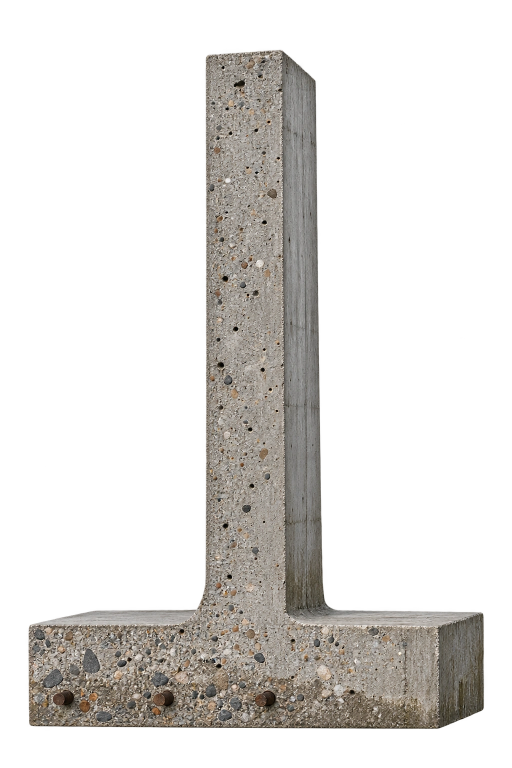
#> input picture production/episodes/flood-control-proof/art-v2/assets/wall.webp, 1024 x 1536 px (shown at 1/2 size); its folder holds 3 pictures in this run
$ python render_art_v2.py
#> lines starting #> are read from the running program, lines starting #| are printed output that depends on the picture; after the words box and inside, x2 and y2 are one past the last pixel; in counts of white or black regions, pixels touching at a corner belong together
from pathlib import Path
import os,hashlib,json,math
import numpy as np
from PIL import Image,ImageDraw,ImageFont,ImageFilter,ImageChops,ImageEnhance
HERE=Path(__file__).resolve().parent;OUT=HERE/'review';OUT.mkdir(exist_ok=True)
ROOT=Path(os.environ.get('CURIO_REPO_ROOT',str(HERE.parents[3])))
FP=ROOT/'production/pre-render/pilot-20261016/cold-metal-pilot/art-v1/assets'
N=(13,28,43);I=(245,240,231);G=(200,162,107);C=(213,120,100);B=(139,207,221)
W,H=1080,1920
RNG=np.random.default_rng(20261020)
def font(s,serif=False,weight=650):
 f=ImageFont.truetype(str(FP/('Playfair900.ttf' if serif else 'Manrope.ttf')),s)
 if not serif:f.set_variation_by_axes([weight])
 return f
def text(im,x,y,s,size=28,col=I,serif=False,anchor=None):ImageDraw.Draw(im).text((x,y),s,font=font(size,serif),fill=col,anchor=anchor)
def heading(im,ss):
 for i,s in enumerate(ss):text(im,62,158+i*88,s,78,I,True)
def tag(im,x,y,s,col=G,size=25):
 d=ImageDraw.Draw(im);w=d.textbbox((0,0),s,font=font(size))[2]+28;d.rectangle((x,y,x+w,y+size+22),fill=col);text(im,x+14,y+7,s,size,N)
def base(kind,light=False):
 im=Image.new('RGB',(W,H),I if light else N);d=ImageDraw.Draw(im)
 # Object surfaces carry material; background stays stable and subordinate.
 if not light:
  for y in range(310,1850,120):d.line((0,y,1080,y-36),fill=(17,34,49),width=1)
 col=N if light else I
 text(im,62,52,'CURIO BUREAU',22,G);text(im,1018,52,kind,19,col,anchor='ra');d.line((62,98,1018,98),fill=G,width=2)
 text(im,1018,112,'CONCEPTUAL ILLUSTRATION',23,C if light else G,anchor='ra')
 text(im,62,1824,'NOT A REAL PROJECT · NOT A HYDRAULIC RESULT',22,col)
 text(im,62,1864,'STATIC ART v2 / MOTION, FOCUS AND SOUND PENDING',19,col)
 return im
def caption(im,s,y=965):
 d=ImageDraw.Draw(im);w=d.textbbox((0,0),s,font=font(33))[2]+34;x=(W-w)//2
 d.rectangle((x,y-5,x+w,y+48),fill=(8,20,31));text(im,540,y,s,33,I,anchor='ma')
def cut(name):
#> called with name = 'wall.webp'
 p=Image.open(HERE/'assets'/name).convert('RGBA');a=p.getchannel('A');a=a.point(lambda x:255 if x>235 else 0).filter(ImageFilter.MinFilter(3));p.putalpha(a)
#> in cut, p is the input picture: PIL image 1024x1536 RGBA; mean R, G, B, A 72.7, 69.4, 64.7, 73.8
#> after `a = a.point(lambda x: 255 if x > 235 else 0).filter(ImageFilter.MinFil`:
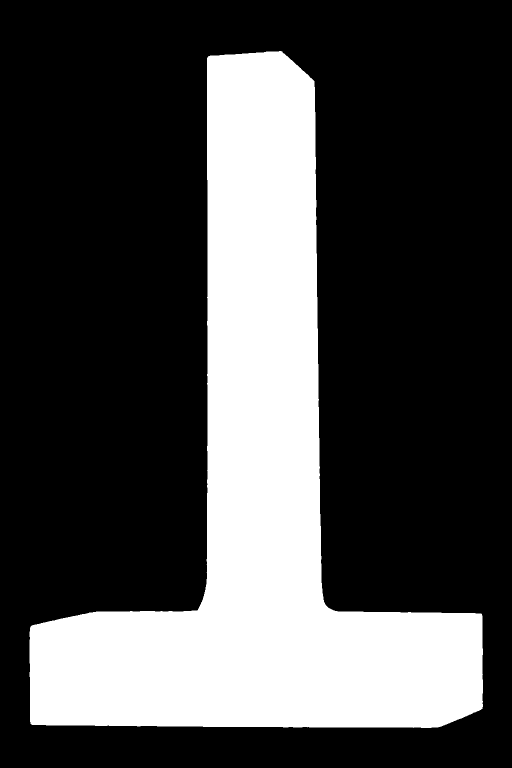
#> a: PIL image 1024x1536 L (shown at 1/2 size); 28.7% white; 1 white region, box (x1, y1, x2, y2) and area: (59, 102, 966, 1456) 451185
 return p.crop(a.getbbox())
wall=cut('wall.webp');home=cut('home.webp');soil=Image.open(HERE/'assets/soil.webp').convert('RGB')
#> call 2 of cut, with name = 'home.webp'
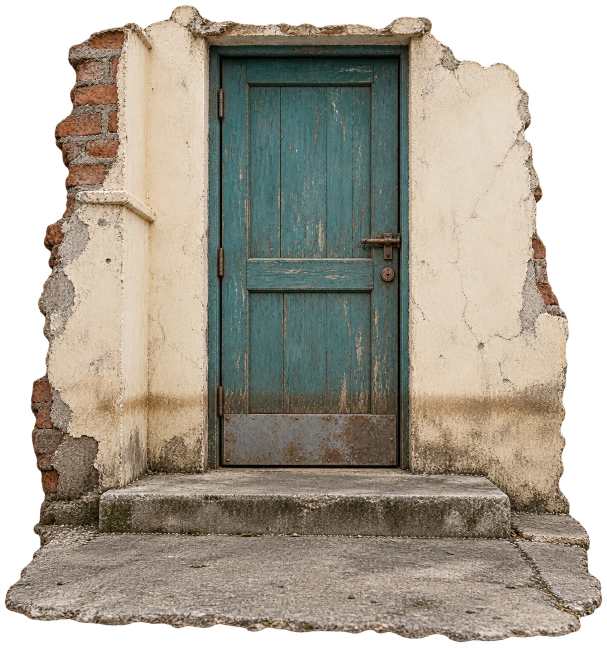
#> input picture production/episodes/flood-control-proof/art-v2/assets/home.webp, 1214 x 1295 px (shown at 1/2 size)
#> in cut, p is the input picture: PIL image 1214x1295 RGBA; mean R, G, B, A 117.9, 110.4, 97.1, 195.8
#> in cut (call 2), `a = a.point(lambda x: 255 if x > 235 else 0).filter(ImageFilter.MinFil`:
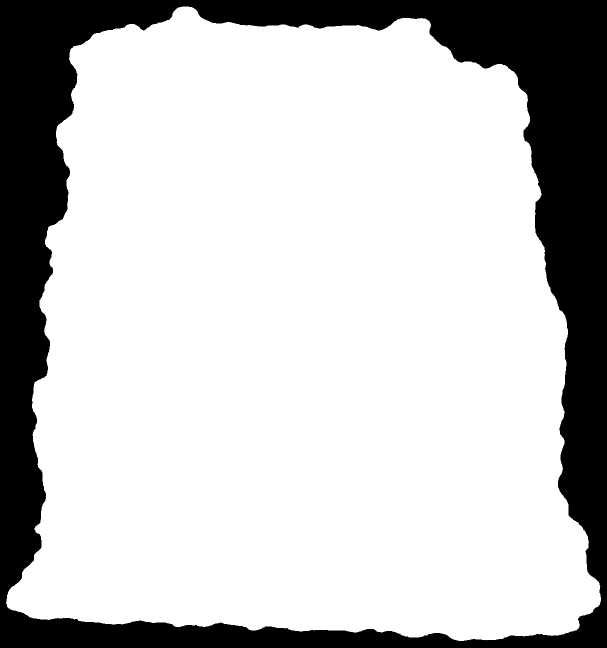
#> a: PIL image 1214x1295 L (shown at 1/2 size); 77% white; 1 black region, box (x1, y1, x2, y2) and area: (0, 0, 1214, 1295) 361017
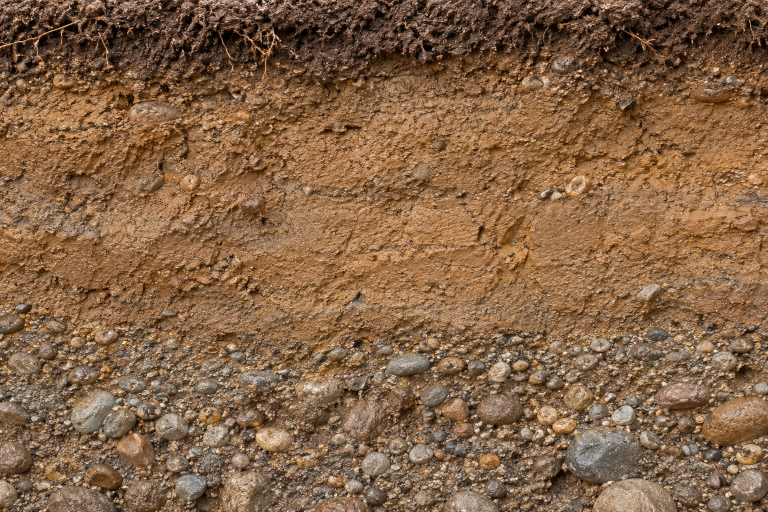
#> input picture production/episodes/flood-control-proof/art-v2/assets/soil.webp, 1536 x 1024 px (shown at 1/2 size)
#> further down, soil is the input picture: PIL image 1536x1024 RGB; mean R, G, B 132.5, 99.8, 70.9
def placed(p,x,y,w=None,h=None):
#> called with x = 155, y = 500, h = 1050
 if h is not None:w=round(p.width*h/p.height)
#> w = 703
 else:h=round(p.height*w/p.width)
 out=Image.new('RGBA',(W,H));p=p.resize((w,h),Image.Resampling.LANCZOS);out.alpha_composite(p,(x,y));return out
#> after `out = Image.new('RGBA', (W, H))`: out: PIL image 1080x1920 RGBA; every value is 0
wallplane=placed(wall,155,500,h=1050);wallmask=wallplane.getchannel('A')
# Same source wall and exact alpha are used in all three main section states.
TERRAIN=Image.new('L',(W,H));ImageDraw.Draw(TERRAIN).polygon([(0,1490),(400,1490),(430,1250),(1080,1250),(1080,1920),(0,1920)],fill=255)
#> after `TERRAIN = Image.new('L', (W, H))`: TERRAIN: PIL image 1080x1920 L; every value is 0
#> after `ImageDraw.Draw(TERRAIN).polygon([(0, 1490), (400, 1490), (430, 1250), `:
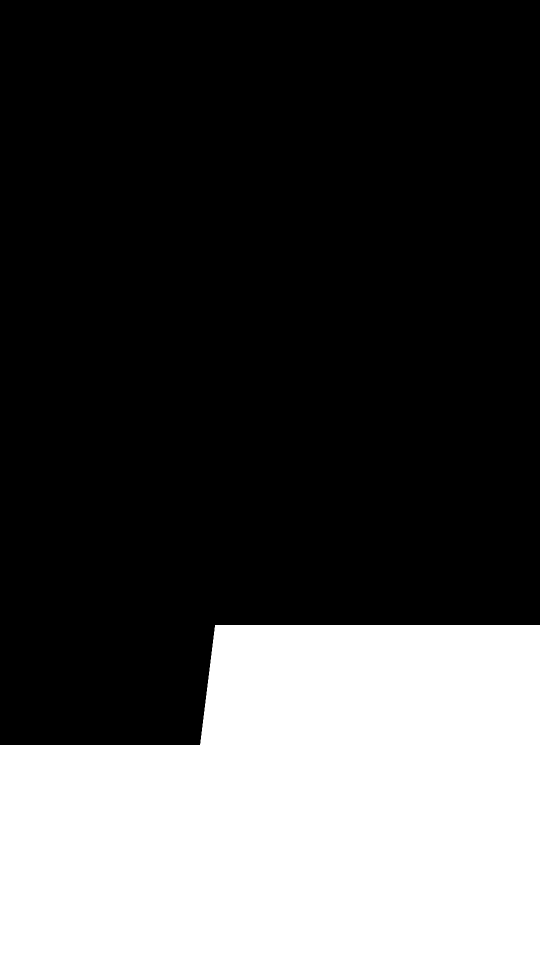
#> TERRAIN: PIL image 1080x1920 L (shown at 1/2 size); 30.1% white; 1 white region, box (x1, y1, x2, y2) and area: (0, 1250, 1080, 1920) 623970
soilplane=Image.new('RGBA',(W,H));s=soil.resize((1080,720),Image.Resampling.LANCZOS);soilplane.paste(s,(0,1200));soilplane.putalpha(TERRAIN)
#> after `soilplane.putalpha(TERRAIN)`:
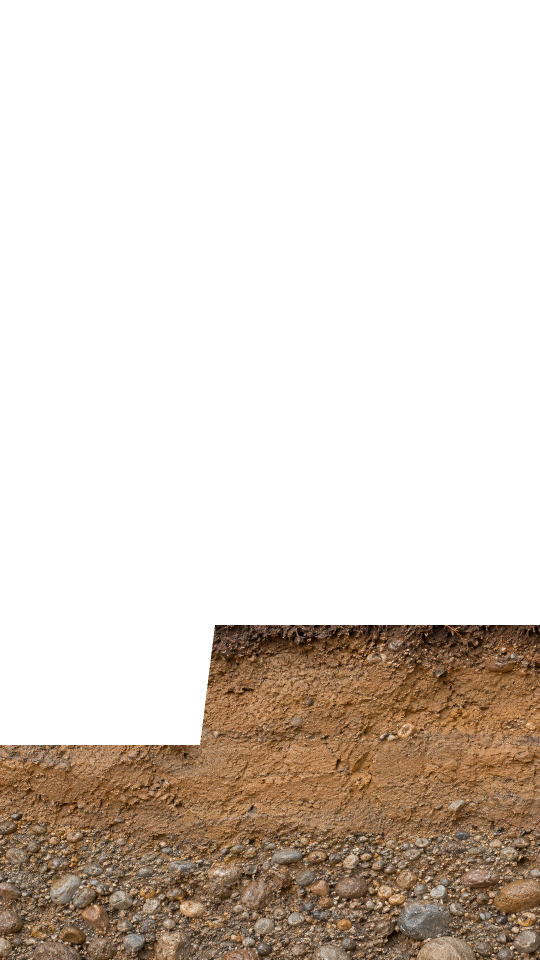
#> soilplane: PIL image 1080x1920 RGBA (shown at 1/2 size); mean R, G, B, A 49.7, 37.4, 26.6, 76.7; transparent parts drawn white
# [56 lines left out: functions water_surface, fluid_mask, section, not called in this run]

def doorway(wet):
 im=base('HOME-LEVEL EVIDENCE').convert('RGBA');heading(im,['What reached','the doorstep?'] if wet else ['Check the model','against reality.'])
#> in base, `im = Image.new('RGB', (W, H), I if light else N)`:
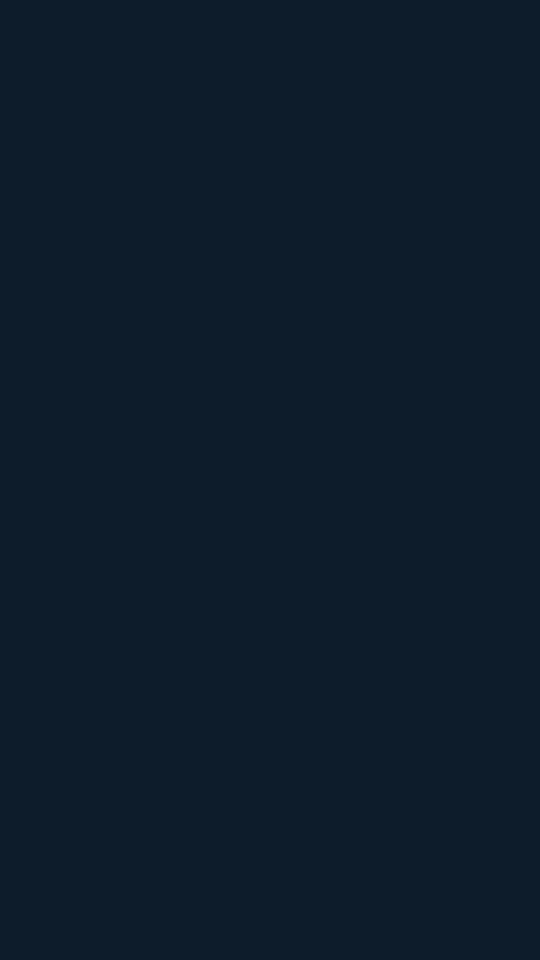
#> im: PIL image 1080x1920 RGB (shown at 1/2 size); mean R, G, B 13, 28, 43
 im.alpha_composite(placed(home,40,450,w=1000))
 m=Image.new('L',(W,H));d=ImageDraw.Draw(m);level=1110 if wet else 1490
 points=[(0,level)]+[(x,level+4*math.sin(x*.028))for x in range(0,1081,8)]+[(1080,1650),(0,1650)];d.polygon(points,fill=255)
 # Physical water acts in front of the doorway; when it recedes the material stain is exposed.
 water_surface(im,m,7 if wet else 8,col=(43,125,146),strength=210 if wet else 190)
 if not wet:
  tag(im,62,1580,'ILLUSTRATIVE HIGH-WATER STAIN',size=25)
  ImageDraw.Draw(im).line((465,1580,342,1140),fill=G,width=3)
  text(im,62,1700,'Field records must check model estimates.',31,I)
 else:tag(im,62,1680,'ILLUSTRATION · NOT A FIELD RECORD',size=25)
 caption(im,'The water reaches a home—not a completion certificate.' if wet else 'Then check estimates against real observations.')
 return im.convert('RGB')

# [40 lines left out: function comparison, not called in this run]
#> (the run stopped early here; a loop or call above may not have finished)
